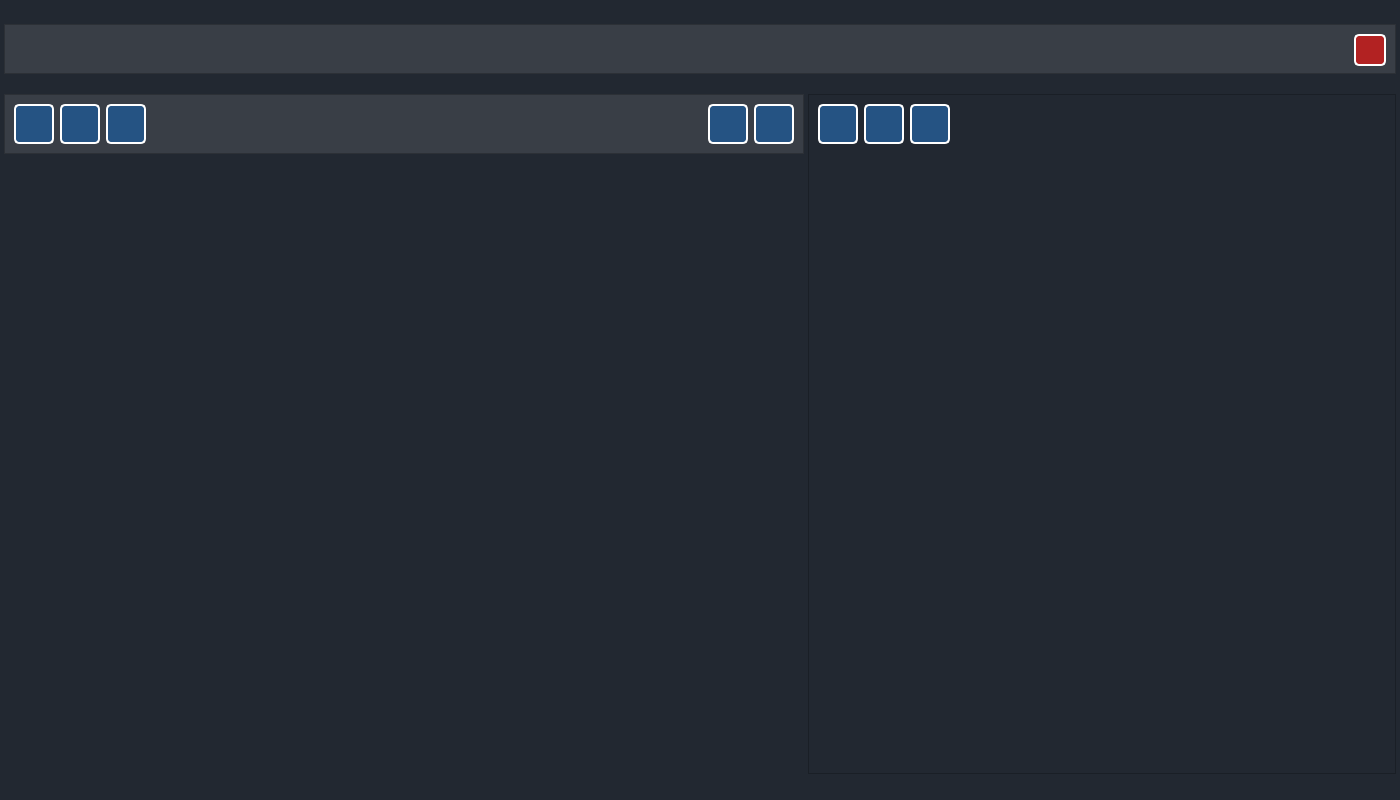
<?xml version="1.0" encoding="UTF-8"?>
<ui version="4.0">
 <class>MainWindow</class>
 <widget class="QMainWindow" name="MainWindow">
  <property name="geometry">
   <rect>
    <x>0</x>
    <y>0</y>
    <width>1400</width>
    <height>800</height>
   </rect>
  </property>
  <property name="windowTitle">
   <string>MainWindow</string>
  </property>
  <widget class="QWidget" name="centralwidget">
   <property name="styleSheet">
    <string notr="true">Background: rgb(34, 40, 49)</string>
   </property>
   <layout class="QGridLayout" name="gridLayout">
    <property name="leftMargin">
     <number>4</number>
    </property>
    <property name="topMargin">
     <number>4</number>
    </property>
    <property name="rightMargin">
     <number>4</number>
    </property>
    <property name="bottomMargin">
     <number>4</number>
    </property>
    <property name="horizontalSpacing">
     <number>4</number>
    </property>
    <property name="verticalSpacing">
     <number>0</number>
    </property>
    <item row="0" column="0" colspan="2">
     <widget class="QFrame" name="frame_3">
      <property name="maximumSize">
       <size>
        <width>16777215</width>
        <height>50</height>
       </size>
      </property>
      <property name="styleSheet">
       <string notr="true">background-color:  rgb(57, 62, 70);</string>
      </property>
      <property name="frameShape">
       <enum>QFrame::StyledPanel</enum>
      </property>
      <property name="frameShadow">
       <enum>QFrame::Plain</enum>
      </property>
      <layout class="QHBoxLayout" name="horizontalLayout_2">
       <item>
        <widget class="QLabel" name="label">
         <property name="minimumSize">
          <size>
           <width>0</width>
           <height>0</height>
          </size>
         </property>
         <property name="styleSheet">
          <string notr="true">QFrame QLabel {
    background: none;
    color: rgb(57, 62, 70);
}
</string>
         </property>
         <property name="text">
          <string/>
         </property>
         <property name="pixmap">
          <pixmap resource="image.qrc">:/images/h_modi3.png</pixmap>
         </property>
        </widget>
       </item>
       <item>
        <spacer name="horizontalSpacer_3">
         <property name="orientation">
          <enum>Qt::Horizontal</enum>
         </property>
         <property name="sizeHint" stdset="0">
          <size>
           <width>40</width>
           <height>20</height>
          </size>
         </property>
        </spacer>
       </item>
       <item>
        <widget class="QPushButton" name="exit_button">
         <property name="minimumSize">
          <size>
           <width>32</width>
           <height>32</height>
          </size>
         </property>
         <property name="maximumSize">
          <size>
           <width>32</width>
           <height>32</height>
          </size>
         </property>
         <property name="styleSheet">
          <string notr="true">QPushButton {

    background-color: #B22222; /* ������ �⺻ ���� */
    border: 2px solid #ffffff; /* ���� �׵θ� */
    border-radius: 5px;       /* �׵θ� �ձ۰� */
}

QPushButton:hover {

    background-color: #CD5C5C; /* ���� ������ (Hover ��) */
}

QPushButton:pressed {

    background-color: #8B0000; /* ���ο� ������ (Pressed ��) */
}
</string>
         </property>
         <property name="text">
          <string/>
         </property>
         <property name="icon">
          <iconset resource="image.qrc">
           <normaloff>:/images/power.png</normaloff>:/images/power.png</iconset>
         </property>
         <property name="iconSize">
          <size>
           <width>24</width>
           <height>24</height>
          </size>
         </property>
        </widget>
       </item>
      </layout>
     </widget>
    </item>
    <item row="2" column="0">
     <widget class="QLabel" name="videoLabel">
      <property name="enabled">
       <bool>true</bool>
      </property>
      <property name="maximumSize">
       <size>
        <width>800</width>
        <height>600</height>
       </size>
      </property>
      <property name="text">
       <string/>
      </property>
      <property name="pixmap">
       <pixmap resource="image.qrc">:/images/veda_background.png</pixmap>
      </property>
     </widget>
    </item>
    <item row="1" column="0">
     <widget class="QFrame" name="frame">
      <property name="maximumSize">
       <size>
        <width>800</width>
        <height>60</height>
       </size>
      </property>
      <property name="styleSheet">
       <string notr="true">Background: rgb(57, 62, 70)</string>
      </property>
      <property name="frameShape">
       <enum>QFrame::StyledPanel</enum>
      </property>
      <property name="frameShadow">
       <enum>QFrame::Raised</enum>
      </property>
      <layout class="QHBoxLayout" name="horizontalLayout">
       <item>
        <widget class="QPushButton" name="video_start_button">
         <property name="minimumSize">
          <size>
           <width>40</width>
           <height>40</height>
          </size>
         </property>
         <property name="maximumSize">
          <size>
           <width>36</width>
           <height>40</height>
          </size>
         </property>
         <property name="styleSheet">
          <string notr="true">QPushButton {

background-color: #255383;

border: 2px solid #ffffff;
border-radius: 5px;

}

QPushButton:hover {

background-color: #3a6898;

}

QPushButton:pressed {

background-color: #183554;

}</string>
         </property>
         <property name="text">
          <string/>
         </property>
         <property name="icon">
          <iconset resource="image.qrc">
           <normaloff>:/images/play.png</normaloff>:/images/play.png</iconset>
         </property>
         <property name="iconSize">
          <size>
           <width>24</width>
           <height>24</height>
          </size>
         </property>
        </widget>
       </item>
       <item>
        <widget class="QPushButton" name="video_stop_button">
         <property name="minimumSize">
          <size>
           <width>40</width>
           <height>40</height>
          </size>
         </property>
         <property name="maximumSize">
          <size>
           <width>40</width>
           <height>40</height>
          </size>
         </property>
         <property name="styleSheet">
          <string notr="true">QPushButton {

background-color: #255383;

border: 2px solid #ffffff;
border-radius: 5px;

}

QPushButton:hover {

background-color: #3a6898;

}

QPushButton:pressed {

background-color: #183554;

}</string>
         </property>
         <property name="text">
          <string/>
         </property>
         <property name="icon">
          <iconset resource="image.qrc">
           <normaloff>:/images/pause.png</normaloff>:/images/pause.png</iconset>
         </property>
         <property name="iconSize">
          <size>
           <width>24</width>
           <height>24</height>
          </size>
         </property>
        </widget>
       </item>
       <item>
        <widget class="QPushButton" name="video_resume_button">
         <property name="minimumSize">
          <size>
           <width>40</width>
           <height>40</height>
          </size>
         </property>
         <property name="maximumSize">
          <size>
           <width>40</width>
           <height>40</height>
          </size>
         </property>
         <property name="styleSheet">
          <string notr="true">QPushButton {

background-color: #255383;

border: 2px solid #ffffff;
border-radius: 5px;

}

QPushButton:hover {

background-color: #3a6898;

}

QPushButton:pressed {

background-color: #183554;

}</string>
         </property>
         <property name="text">
          <string/>
         </property>
         <property name="icon">
          <iconset resource="image.qrc">
           <normaloff>:/images/rewind.png</normaloff>:/images/rewind.png</iconset>
         </property>
         <property name="iconSize">
          <size>
           <width>24</width>
           <height>24</height>
          </size>
         </property>
        </widget>
       </item>
       <item>
        <spacer name="horizontalSpacer">
         <property name="orientation">
          <enum>Qt::Horizontal</enum>
         </property>
         <property name="sizeType">
          <enum>QSizePolicy::Preferred</enum>
         </property>
         <property name="sizeHint" stdset="0">
          <size>
           <width>1000</width>
           <height>20</height>
          </size>
         </property>
        </spacer>
       </item>
       <item>
        <widget class="QPushButton" name="bestshot_button">
         <property name="minimumSize">
          <size>
           <width>40</width>
           <height>40</height>
          </size>
         </property>
         <property name="styleSheet">
          <string notr="true">QPushButton {

background-color: #255383;

border: 2px solid #ffffff;
border-radius: 5px;

}

QPushButton:hover {

background-color: #3a6898;

}

QPushButton:pressed {

background-color: #183554;

}</string>
         </property>
         <property name="text">
          <string/>
         </property>
         <property name="icon">
          <iconset resource="image.qrc">
           <normaloff>:/images/picture.png</normaloff>:/images/picture.png</iconset>
         </property>
         <property name="iconSize">
          <size>
           <width>32</width>
           <height>32</height>
          </size>
         </property>
        </widget>
       </item>
       <item>
        <widget class="QPushButton" name="graph_button">
         <property name="minimumSize">
          <size>
           <width>40</width>
           <height>40</height>
          </size>
         </property>
         <property name="styleSheet">
          <string notr="true">QPushButton {

background-color: #255383;

border: 2px solid #ffffff;
border-radius: 5px;

}

QPushButton:hover {

background-color: #3a6898;

}

QPushButton:pressed {

background-color: #183554;

}</string>
         </property>
         <property name="text">
          <string/>
         </property>
         <property name="icon">
          <iconset resource="image.qrc">
           <normaloff>:/images/chart.png</normaloff>:/images/chart.png</iconset>
         </property>
         <property name="iconSize">
          <size>
           <width>32</width>
           <height>32</height>
          </size>
         </property>
        </widget>
       </item>
      </layout>
     </widget>
    </item>
    <item row="1" column="1" rowspan="2">
     <widget class="QFrame" name="frame_2">
      <property name="frameShape">
       <enum>QFrame::StyledPanel</enum>
      </property>
      <property name="frameShadow">
       <enum>QFrame::Raised</enum>
      </property>
      <layout class="QVBoxLayout" name="verticalLayout">
       <item>
        <layout class="QHBoxLayout" name="horizontalLayout_3">
         <property name="bottomMargin">
          <number>0</number>
         </property>
         <item>
          <widget class="QPushButton" name="func_start_button">
           <property name="minimumSize">
            <size>
             <width>40</width>
             <height>40</height>
            </size>
           </property>
           <property name="maximumSize">
            <size>
             <width>40</width>
             <height>40</height>
            </size>
           </property>
           <property name="styleSheet">
            <string notr="true">QPushButton {

background-color: #255383;

border: 2px solid #ffffff;
border-radius: 5px;

}

QPushButton:hover {

background-color: #3a6898;

}

QPushButton:pressed {

background-color: #183554;

}</string>
           </property>
           <property name="text">
            <string/>
           </property>
           <property name="icon">
            <iconset resource="image.qrc">
             <normaloff>:/images/play.png</normaloff>:/images/play.png</iconset>
           </property>
           <property name="iconSize">
            <size>
             <width>24</width>
             <height>24</height>
            </size>
           </property>
          </widget>
         </item>
         <item>
          <widget class="QPushButton" name="func_stop_button">
           <property name="minimumSize">
            <size>
             <width>40</width>
             <height>40</height>
            </size>
           </property>
           <property name="maximumSize">
            <size>
             <width>40</width>
             <height>40</height>
            </size>
           </property>
           <property name="styleSheet">
            <string notr="true">QPushButton {

background-color: #255383;

border: 2px solid #ffffff;
border-radius: 5px;

}

QPushButton:hover {

background-color: #3a6898;

}

QPushButton:pressed {

background-color: #183554;

}</string>
           </property>
           <property name="text">
            <string/>
           </property>
           <property name="icon">
            <iconset resource="image.qrc">
             <normaloff>:/images/pause.png</normaloff>:/images/pause.png</iconset>
           </property>
           <property name="iconSize">
            <size>
             <width>24</width>
             <height>24</height>
            </size>
           </property>
          </widget>
         </item>
         <item>
          <widget class="QPushButton" name="best_resume_button">
           <property name="minimumSize">
            <size>
             <width>40</width>
             <height>40</height>
            </size>
           </property>
           <property name="maximumSize">
            <size>
             <width>40</width>
             <height>40</height>
            </size>
           </property>
           <property name="styleSheet">
            <string notr="true">QPushButton {

background-color: #255383;

border: 2px solid #ffffff;
border-radius: 5px;

}

QPushButton:hover {

background-color: #3a6898;

}

QPushButton:pressed {

background-color: #183554;

}</string>
           </property>
           <property name="text">
            <string/>
           </property>
           <property name="icon">
            <iconset resource="image.qrc">
             <normaloff>:/images/rewind.png</normaloff>:/images/rewind.png</iconset>
           </property>
           <property name="iconSize">
            <size>
             <width>24</width>
             <height>24</height>
            </size>
           </property>
          </widget>
         </item>
         <item>
          <spacer name="horizontalSpacer_2">
           <property name="orientation">
            <enum>Qt::Horizontal</enum>
           </property>
           <property name="sizeHint" stdset="0">
            <size>
             <width>40</width>
             <height>20</height>
            </size>
           </property>
          </spacer>
         </item>
        </layout>
       </item>
       <item>
        <widget class="QStackedWidget" name="stackedWidget">
         <property name="currentIndex">
          <number>1</number>
         </property>
         <widget class="QWidget" name="page"/>
         <widget class="QWidget" name="page_2"/>
        </widget>
       </item>
      </layout>
     </widget>
    </item>
   </layout>
  </widget>
 </widget>
 <resources>
  <include location="image.qrc"/>
 </resources>
 <connections/>
</ui>
